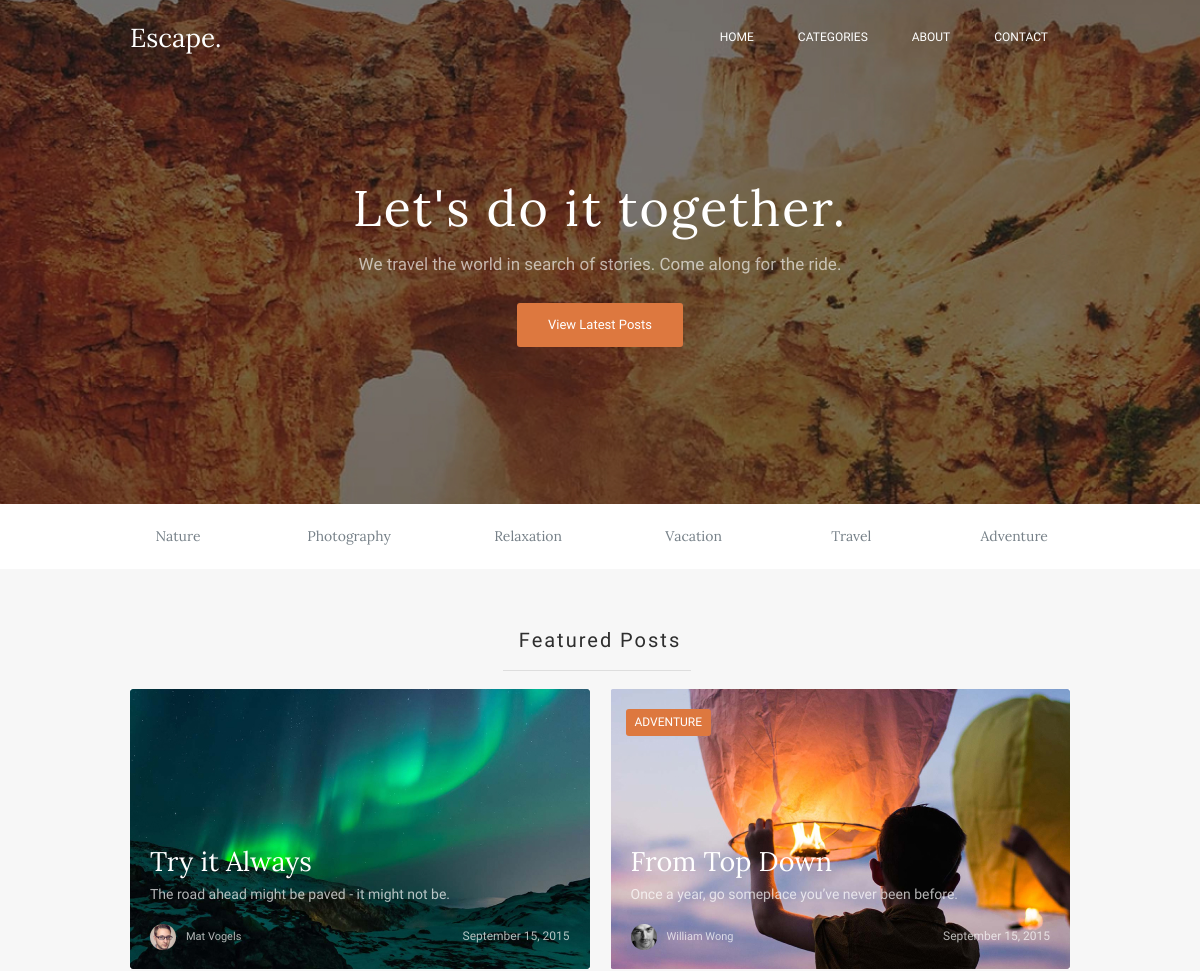
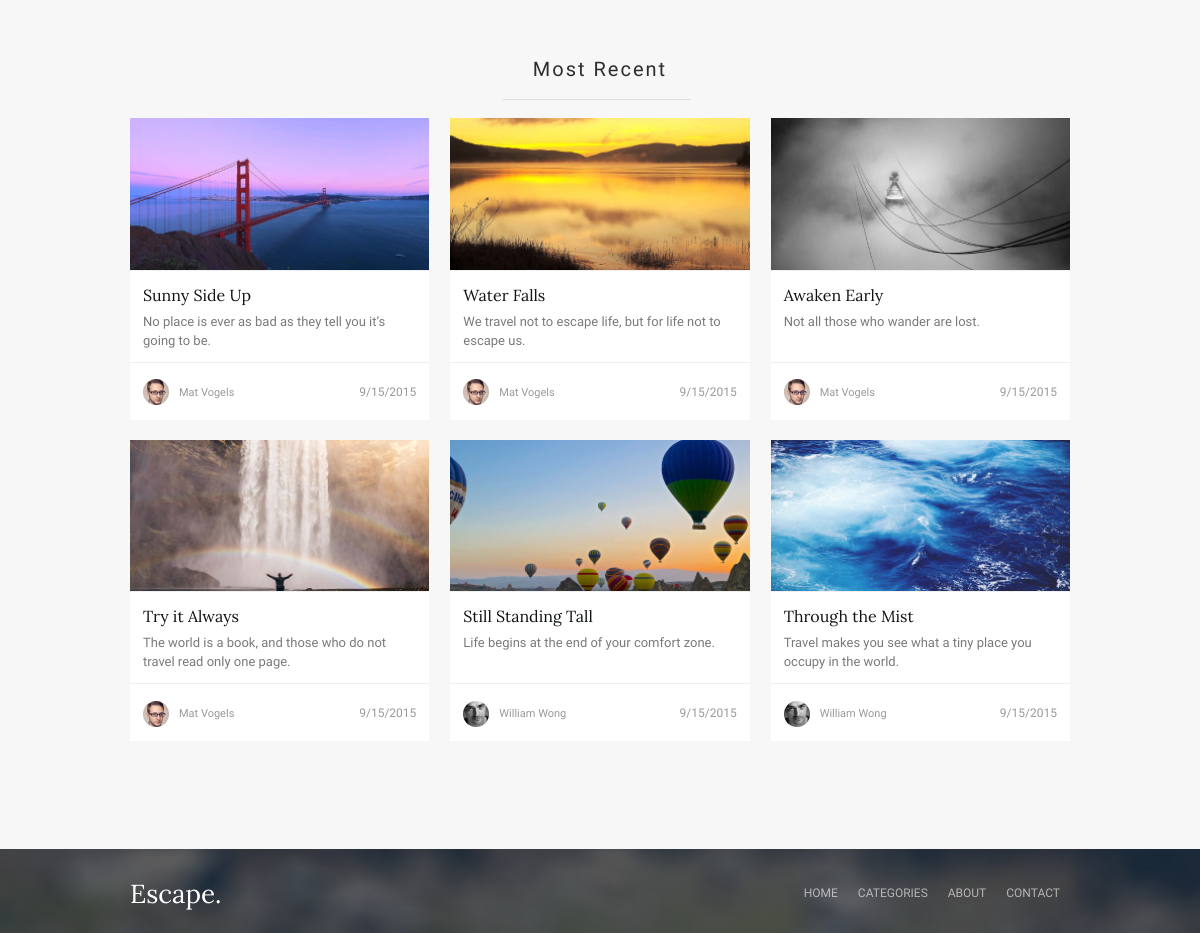
The app's page /home.php with its own data (2 pictures, top to bottom).
### tables this page shows
CREATE TABLE post
(
    id           INT AUTO_INCREMENT PRIMARY KEY NOT NULL,
    uuid         VARCHAR(36)  NOT NULL,
    title        VARCHAR(255) NOT NULL,
    content      TEXT         NOT NULL,
    subtitle     VARCHAR(255) NOT NULL,
    image_url    VARCHAR(255) NOT NULL,
    image_alt    VARCHAR(255) NOT NULL,
    author_id    INT          NOT NULL,
    publish_date TIMESTAMP    NOT NULL,
    note         VARCHAR(255) NOT NULL,
    featured     TINYINT      NOT NULL,
    recent       TINYINT      NOT NULL,
    FOREIGN KEY (author_id) REFERENCES author (id) ON DELETE RESTRICT
);

CREATE TABLE author
(
    id               INT AUTO_INCREMENT PRIMARY KEY NOT NULL,
    author_name      VARCHAR(255) NOT NULL,
    author_image_url VARCHAR(255) NOT NULL,
    author_image_alt VARCHAR(255) NOT NULL
);

### data/DataBaseProcessing.php (called while the page is built, shortened)
<?php
class DataBase
{
    protected function createDBConnection(): mysqli
    {
        $dataBaseConnection = new mysqli(self::HOST, self::USERNAME, self::PASSWORD, self::DATABASE, self::PORT);
        return $dataBaseConnection;
    }
    public function getData(): array
    {
        $dataBaseConnection = $this->createDBConnection();
        $dataArray = [];
        try {
            $result = $dataBaseConnection->query(SqlQuery::GET_ALL_DATA);
            $dataLnegth = $result->num_rows;
            if ($dataLnegth) {
                for ($i = 0; $i < $dataLnegth; $i++) {
                    $dataArray[] = $result->fetch_assoc();
                }
            }
        } catch (Exception $error) {
            echo $error->getMessage();
        }
        return $dataArray;
    }
}

### post_preview.php (the view)
<?php
$modifier = $post['featured'] ? 'large' : 'small';
$currentDate = $post['featured'] ? date("F j, Y", $post['unix_time']) : date("n/j/Y", $post['unix_time']);
?>
<div class="posts-block__post post post_<?= $modifier ?>">
    <a class="post__link post__link_<?= $modifier ?>" title="<?= $post['title'] ?>"
       href="/post?id=<?= $post['uuid']?>">
        <img class="post__image post__image_<?= $modifier ?>" src="<?= $post['image_url'] ?>"
             alt="<?= $post['image_alt'] ?>">
        <div class="post__content post__content_<?= $modifier ?>">
            <h3 class="post__title post__title_<?= $modifier ?>">
                <?= $post['title'] ?>
            </h3>
            <p class="post__subtitle post__subtitle_<?= $modifier ?>">
                <?= $post['subtitle'] ?>
            </p>
            <div class="post__description post__description_<?= $modifier ?>">
                <div class="post__author">
                    <div class="post__image-wrapper">
                        <img class="post__author-image" src="<?= $post['author_image_url'] ?>"
                             alt="<?= $post['author_image_alt'] ?>">
                    </div>
                    <span class="post__author-name post__author-name_<?= $modifier ?>"><?= $post['author_name'] ?></span>
                </div>
                <span class="post__date post__date_<?= $modifier ?>"><?= $currentDate ?></span>
            </div>
        </div>
    </a>
    <?php if ($post['note']): ?>
        <span class="post__icon"><?= ($post['note']) ?></span>
    <?php endif; ?>
</div>

### home.php (shortened to what this page needs)
<?php
include './data/DataBaseProcessing.php';
$connectDataBase = new DataBase();
$posts = $connectDataBase->getData();
?>
<!DOCTYPE html>
<html lang="EN">
<head>
    <link rel="stylesheet" href="/static/styles/home_page.css">
</head>
<body>
<div class="section-wrapper-top">
    <?php include 'header.php'; ?>
    <div class="banner container">
        <h1 class="banner__title">Let's do it together.</h1>
        <p class="banner__subtitle">We travel the world in search of stories. Come along for the ride.</p>
        <a class="banner__link" href=".">View Latest Posts</a>
    </div>
</div>
<main class="main">
    <nav class="navigation navigation_categories">
        <ul class="navigation__menu navigation__menu_categories container">
            <li class="navigation__item navigation__item_categories">
                <a class="navigation__link navigation__link_categories" href="/">Nature</a>
            </li>
            <li class="navigation__item navigation__item_categories">
                <a class="navigation__link navigation__link_categories" href="/">Photography</a>
            </li>
            <li class="navigation__item navigation__item_categories">
                <a class="navigation__link navigation__link_categories" href="/">Relaxation</a>
            </li>
            <li class="navigation__item navigation__item_categories">
                <a class="navigation__link navigation__link_categories" href="/">Vacation</a>
            </li>
            <li class="navigation__item navigation__item_categories">
                <a class="navigation__link navigation__link_categories" href="/">Travel</a>
            </li>
            <li class="navigation__item navigation__item_categories">
                <a class="navigation__link navigation__link_categories" href="/">Adventure</a>
            </li>
        </ul>
    </nav>
    <div class="posts-block container">
        <div class="posts-block__title-wrapper">
            <h2 class="posts-block__title">Featured Posts</h2>
        </div>
        <?php
        foreach ($posts as $post) {
            if ($post['featured']) {
                include 'post_preview.php';
            }
        }
        ?>
    </div>
    <div class="posts-block container">
        <div class="posts-block__title-wrapper">
            <h2 class="posts-block__title">Most Recent</h2>
        </div>
        <?php
        foreach ($posts as $post) {
            if ($post['recent']) {
                include 'post_preview.php';
            }
        }
        ?>
    </div>
</main>
<?php include 'footer.php'; ?>
</body>
</html>

### header.php
<header class="header">
    <div class="header__container container">
        <a class="header__logo logo" href="/home">Escape.</a>
        <nav class="navigation">
            <ul class="navigation__menu">
                <li class="navigation__item">
                    <a class="navigation__link navigation__link_header" href="/">Home</a>
                </li>
                <li class="navigation__item">
                    <a class="navigation__link navigation__link_header" href="/">Categories</a>
                </li>
                <li class="navigation__item">
                    <a class="navigation__link navigation__link_header" href="/">About</a>
                </li>
                <li class="navigation__item">
                    <a class="navigation__link navigation__link_header" href="/">Contact</a>
                </li>
            </ul>
        </nav>
    </div>
</header>

### footer.php
<footer class="footer">
    <div class="footer__container container">
        <a class="footer__logo logo" href="#">Escape.</a>
        <nav class="footer__navigation navigation">
            <ul class="navigation__menu">
                <li class="navigation__item">
                    <a class="navigation__link navigation__link_footer" href="/">Home</a>
                </li>
                <li class="navigation__item">
                    <a class="navigation__link navigation__link_footer" href="/">Categories</a>
                </li>
                <li class="navigation__item">
                    <a class="navigation__link navigation__link_footer" href="/">About</a>
                </li>
                <li class="navigation__item">
                    <a class="navigation__link navigation__link_footer" href="/">Contact</a>
                </li>
            </ul>
        </nav>
    </div>
</footer>

### styles/home_page.css (style rules this page uses)
.section-wrapper-top { background: url("../images/home-page/background_home-page.jpg") no-repeat center/ cover; }
.header__logo { color: rgb(255, 255, 255); }
.navigation__link_header { color: rgb(255, 255, 255); }
.banner { padding-top: 110px; padding-bottom: 157px; text-align: center; }
.banner__title { margin-bottom: 20px; font: 50px/51px Lora, sans-serif; letter-spacing: 2px; color: rgb(255, 255, 255); }
.banner__subtitle { margin-bottom: 29px; font: 17px/20px Oxygen, sans-serif; color: rgba(255, 255, 255, 0.63); }
.banner__link { display: inline-block; border-radius: 3px; padding: 12px 31px; background-color: rgb(221, 120, 63); font: 13px/20px Oxygen, sans-serif; color: rgb(255, 255, 255); transition: all 0.3s; }
.main { padding-bottom: 108px; background-color: rgb(247, 247, 247); }
.navigation_categories { padding-top: 9px; padding-bottom: 10px; background-color: #FFFFFF; }
.navigation__menu_categories { justify-content: space-between; }
.navigation__link_categories { width: 100%; text-transform: capitalize; font: 14px/20px Lora, sans-serif; color: rgb(118, 128, 136); transition: all 0.3s; text-align: center; }
.navigation__item_categories { flex-basis: clamp(80px, 8vw, 139px); }
.navigation__link { display: inline-block; padding: 13px 22px; }
.posts-block { position: relative; display: flex; flex-wrap: wrap; justify-content: space-between; padding-top: 58px; gap: 20px 21px; }
.posts-block__title-wrapper { flex-basis: 100%; text-align: center; }
.posts-block__title { max-width: 188px; position: relative; margin: 0 auto 15px; font: 20px/27px Oxygen, sans-serif; letter-spacing: 2px; color: rgb(46, 46, 46); }
.posts-block__title::before { content: ''; position: absolute; bottom: -17px; left: -3px; width: 100%; height: 1px; background-color: rgb(222, 222, 222); }
.post { cursor: pointer; }
.post_large { min-height: 280px; position: relative; flex: 48.5%; border-radius: 3px; display: flex; align-items: flex-end; }
.post_small { flex: 31.5%; background: rgb(255, 255, 255); position: relative; }
.post__image { vertical-align: bottom; }
.post__image_large { top: 0; position: absolute; width: 100%; height: 100%; object-fit: cover; }
.post__content { width: 100%; }
.post__content_large { position: relative; height: auto; padding: 40px 20px 15px; }
.post__content_small { display: flex; flex-direction: column; height: 100%; }
.post__title { margin: 14px 0 6px; font: 16px/21px Lora, sans-serif; color: rgb(16, 19, 21); }
.post__title_large { font: 27px/30px Lora, sans-serif; color: rgb(255, 255, 255); border-radius: 3px; }
.post__title_small, .post__subtitle_small { padding: 0 13px; }
.post__subtitle { margin-bottom: 12px; font: 13px/19px Oxygen, sans-serif; color: rgb(122, 122, 122); }
.post__subtitle_large { font: 14px/25px Oxygen, sans-serif; color: rgba(255, 255, 255, 0.7); }
.post__description { display: flex; justify-content: space-between; align-items: center; margin-top: auto; }
.post__author { display: flex; align-items: center; }
.post__image-wrapper { margin-right: 10px; }
.post__author-image { vertical-align: middle; color: rgb(153, 153, 153); }
.post__author-name { font: 11px/35px Oxygen, sans-serif; color: rgb(153, 153, 153); }
.post__author-name_large { font: 11px/35px Oxygen, sans-serif; color: rgba(255, 255, 255, 0.7); }
.post__date { display: inline-block; font: 12px/35px Oxygen, sans-serif; color: rgb(153, 153, 153); }
.post__date_large { font: 12px/35px Oxygen, sans-serif; color: rgba(255, 255, 255, 0.7); }
.post__link { display: inline-block; width: 100%; }
.post__link_small { display: flex; flex-direction: column; height: 100%; }
.post__icon { display: inline-block; position: absolute; border-radius: 3px; padding: 7px 9px; left: 15px; top: 20px; font: 12px/13px Oxygen, sans-serif; background-color: rgb(221, 120, 63); color: rgb(255, 255, 255); text-transform: uppercase; }
.post__content_small { border-top: 1px solid rgb(239, 239, 239); }
.post__description_small { padding: 12px 13px 10px; border-top: 1px solid rgb(239, 239, 239); }
.navigation__link_footer { color: rgba(255, 255, 255, 0.6); transition: all 0.3s; padding: 13px 10px; }

### records on screen
post: image_url (picture), title "Try it Always", subtitle "The road ahead might be paved - it might not be.", author.author_image_url (picture), author.author_name "Mat Vogels", currentDate "September 15, 2015"
post: image_url (picture), title "From Top Down", subtitle "Once a year, go someplace you’ve never been before.", author.author_image_url (picture), author.author_name "William Wong", currentDate "September 15, 2015", note "ADVENTURE"
post: image_url (picture), title "Sunny Side Up", subtitle "No place is ever as bad as they tell you it’s going to be.", author.author_image_url (picture), author.author_name "Mat Vogels", currentDate "9/15/2015"
post: image_url (picture), title "Water Falls", subtitle "We travel not to escape life, but for life not to escape us.", author.author_image_url (picture), author.author_name "Mat Vogels", currentDate "9/15/2015"
post: image_url (picture), title "Awaken Early", subtitle "Not all those who wander are lost.", author.author_image_url (picture), author.author_name "Mat Vogels", currentDate "9/15/2015"
post: image_url (picture), title "Try it Always", subtitle "The world is a book, and those who do not travel read only one page.", author.author_image_url (picture), author.author_name "Mat Vogels", currentDate "9/15/2015"
post: image_url (picture), title "Still Standing Tall", subtitle "Life begins at the end of your comfort zone.", author.author_image_url (picture), author.author_name "William Wong", currentDate "9/15/2015"
post: image_url (picture), title "Through the Mist", subtitle "Travel makes you see what a tiny place you occupy in the world.", author.author_image_url (picture), author.author_name "William Wong", currentDate "9/15/2015"
